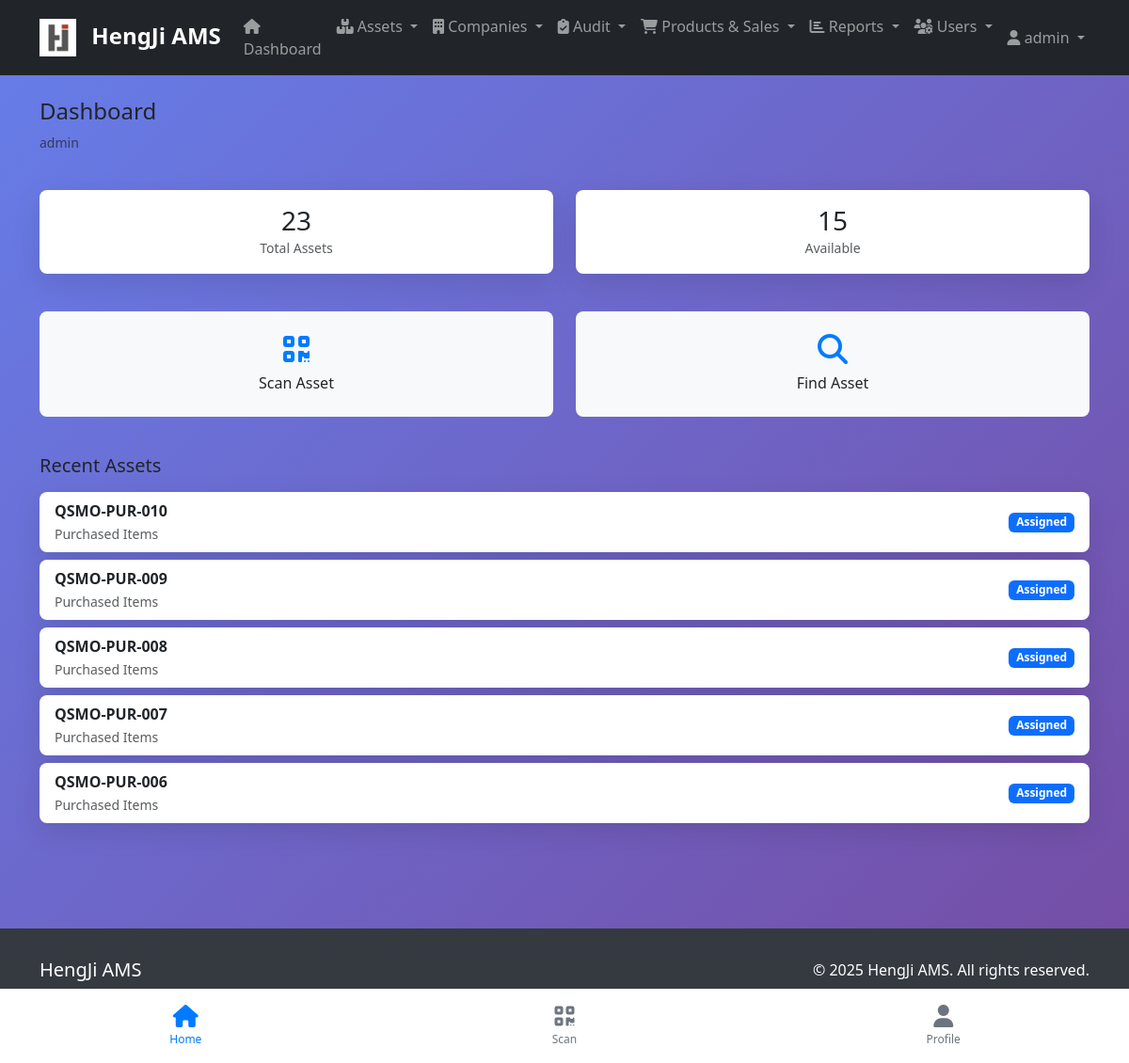
Page /en-us/m/ (signed in) on the earlier database version.
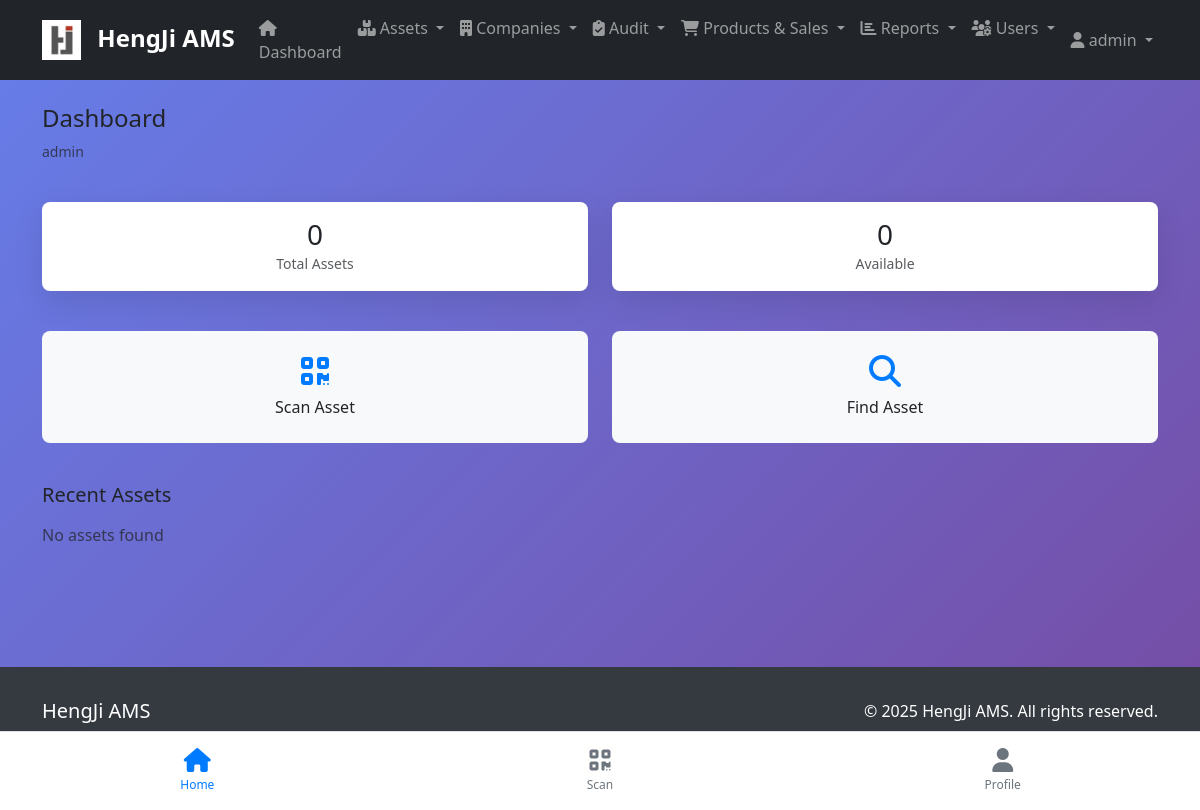
Same page on the later database version.
### assets/models.py (models this page shows, shortened)
class Asset(models.Model):
    class AssetStatus(models.TextChoices):
        AVAILABLE = 'available', _('Available')
        ASSIGNED = 'assigned', _('Assigned')
        IN_USE = 'in_use', _('In Use')
        MAINTENANCE = 'maintenance', _('Under Maintenance')
        REPAIR = 'repair', _('Under Repair')
        RETIRED = 'retired', _('Retired')
        DISPOSED = 'disposed', _('Disposed')
        LOST = 'lost', _('Lost')
        STOLEN = 'stolen', _('Stolen')
    class AssetCondition(models.TextChoices):
        EXCELLENT = 'excellent', _('Excellent')
        GOOD = 'good', _('Good')
        FAIR = 'fair', _('Fair')
        POOR = 'poor', _('Poor')
        DAMAGED = 'damaged', _('Damaged')
    id = models.UUIDField(primary_key=True, default=uuid.uuid4, editable=False)
    asset_number = models.CharField(
        max_length=100,
        unique=True,
        blank=True,  # Allow blank for auto-generation
        verbose_name=_('Asset Number'),
        help_text=_('Unique identifier for the asset (auto-generated if left blank)')
    )
    description = models.TextField(
        blank=True,
        verbose_name=_('Description')
    )
    category = models.ForeignKey(
        AssetCategory,
        on_delete=models.PROTECT,
        related_name='assets',
        verbose_name=_('Category')
    )
    brand = models.ForeignKey(
        AssetBrand,
        on_delete=models.PROTECT,
        related_name='assets',
        verbose_name=_('Brand')
    )
    model = models.ForeignKey(
        AssetModel,
        on_delete=models.SET_NULL,
        null=True,
        blank=True,
        related_name='assets',
        verbose_name=_('Model')
    )
    serial_number = models.CharField(
        max_length=255,
        blank=True,
        verbose_name=_('Serial Number')
    )
    barcode = models.CharField(
        max_length=255,
        blank=True,
        unique=True,
        verbose_name=_('Barcode'),
        help_text=_('Barcode for scanning')
    )
    company = models.ForeignKey(
        'companies.Company',
        on_delete=models.CASCADE,
        related_name='assets',
        verbose_name=_('Company')
    )
    division = models.ForeignKey(
        'companies.Division',
        on_delete=models.SET_NULL,
        null=True,
        blank=True,
        related_name='assets',
        verbose_name=_('Division')
    )
    assigned_to = models.ForeignKey(
        settings.AUTH_USER_MODEL,
        on_delete=models.SET_NULL,
        null=True,
        blank=True,
        related_name='assigned_assets',
        verbose_name=_('Assigned To'),
        help_text=_('User to whom this asset is assigned')
    )
    location = models.ForeignKey(
        'companies.Location',
        on_delete=models.SET_NULL,
        null=True,
        blank=True,
        related_name='assets',
        verbose_name=_('Location'),
        help_text=_('Physical location where the asset is located')
    )
    current_location = models.CharField(
        max_length=255,
        blank=True,
        verbose_name=_('Current Location (Legacy)'),
        help_text=_('Physical location of the asset - deprecated, use Location field')
    )
    status = models.CharField(
        max_length=20,
        choices=AssetStatus.choices,
        default=AssetStatus.AVAILABLE,
        verbose_name=_('Status')
    )
    condition = models.CharField(
        max_length=20,
        choices=AssetCondition.choices,
        default=AssetCondition.GOOD,
        verbose_name=_('Condition')
    )
    purchase_price = models.DecimalField(
        max_digits=12,
        decimal_places=2,
        null=True,
        blank=True,
        verbose_name=_('Purchase Price')
    )
    current_value = models.DecimalField(
        max_digits=12,
        decimal_places=2,
        null=True,
        blank=True,
        verbose_name=_('Current Value')
    )
    purchase_date = models.DateField(
        null=True,
        blank=True,
        verbose_name=_('Purchase Date')
    )
    source_quotation = models.ForeignKey(
        'quotations.Quotation',
        on_delete=models.SET_NULL,
        null=True,
        blank=True,
        related_name='purchased_assets',
        verbose_name=_('Source Quotation')
    )
    warranty_start_date = models.DateField(
        null=True,
        blank=True,
        verbose_name=_('Warranty Start Date')
    )
    warranty_end_date = models.DateField(
        null=True,
        blank=True,
        verbose_name=_('Warranty End Date')
    )
    warranty_provider = models.CharField(
        max_length=255,
        blank=True,
        verbose_name=_('Warranty Provider')
    )
    photo = models.ImageField(
        upload_to=asset_photo_upload_path,
        blank=True,
        null=True,
        verbose_name=_('Photo')
    )
    notes = models.TextField(
        blank=True,
        verbose_name=_('Notes')
    )
    created_by = models.ForeignKey(
        settings.AUTH_USER_MODEL,
        on_delete=models.SET_NULL,
        null=True,
        related_name='created_assets',
        verbose_name=_('Created By')
    )
    created_at = models.DateTimeField(auto_now_add=True, verbose_name=_('Created At'))
    updated_at = models.DateTimeField(auto_now=True, verbose_name=_('Updated At'))
    last_audit_date = models.DateTimeField(
        null=True,
        blank=True,
        verbose_name=_('Last Audit Date')
    )
    class Meta:
        verbose_name = _('Asset')
        verbose_name_plural = _('Assets')
        ordering = ['-created_at']
        indexes = [
            models.Index(fields=['asset_number']),
            models.Index(fields=['serial_number']),
            models.Index(fields=['barcode']),
            models.Index(fields=['status']),
            models.Index(fields=['company']),
        ]

class AssetCategory(models.Model):
    id = models.UUIDField(primary_key=True, default=uuid.uuid4, editable=False)
    name = models.CharField(
        max_length=255,
        verbose_name=_('Category Name')
    )
    code = models.CharField(
        max_length=50,
        unique=True,
        verbose_name=_('Category Code'),
        help_text=_('Unique code for the category (e.g., LAPTOP, PHONE)')
    )
    description = models.TextField(
        blank=True,
        verbose_name=_('Description')
    )
    parent = models.ForeignKey(
        'self',
        on_delete=models.CASCADE,
        null=True,
        blank=True,
        related_name='subcategories',
        verbose_name=_('Parent Category')
    )
    requires_serial_number = models.BooleanField(
        default=True,
        verbose_name=_('Requires Serial Number'),
        help_text=_('Whether assets in this category must have a serial number')
    )
    default_warranty_months = models.PositiveIntegerField(
        default=12,
        verbose_name=_('Default Warranty (Months)'),
        help_text=_('Default warranty period in months for this category')
    )
    depreciation_rate = models.DecimalField(
        max_digits=5,
        decimal_places=2,
        default=20.00,
        verbose_name=_('Depreciation Rate (%)'),
        help_text=_('Annual depreciation rate as percentage')
    )
    is_active = models.BooleanField(default=True, verbose_name=_('Active'))
    created_at = models.DateTimeField(auto_now_add=True, verbose_name=_('Created At'))
    updated_at = models.DateTimeField(auto_now=True, verbose_name=_('Updated At'))
    class Meta:
        verbose_name = _('Asset Category')
        verbose_name_plural = _('Asset Categories')
        ordering = ['name']

### mobile/views.py (the view)
# urls.py: path('', views.MobileDashboardView.as_view(), name='dashboard'),
class MobileDashboardView(LoginRequiredMixin, TemplateView):
    template_name = 'mobile/dashboard.html'
    def get_context_data(self, **kwargs):
        context = super().get_context_data(**kwargs)
        user = self.request.user
        accessible_assets = user.get_accessible_assets()
        context['total_assets'] = accessible_assets.count()
        context['available_assets'] = accessible_assets.filter(status='available').count()
        context['recent_assets'] = accessible_assets.order_by('-created_at')[:5]
        return context

### accounts/models.py (called while the page is built, shortened)
    def get_full_name_display(self):
        full_name = self.get_full_name()
        if full_name:
            return full_name
        return self.username

    def is_superadmin(self):
        return (self.is_superuser or
                self.admin_role == self.AdminRole.SUPERADMIN)

    def get_accessible_assets(self):
        if self.is_superadmin():
            from assets.models import Asset
            return Asset.objects.all()
        elif self.is_viewer_admin():
            from assets.models import Asset
            assets = Asset.objects.none()
            for location in self.managed_locations.all():
                assets = assets | Asset.objects.filter(location=location)
            return assets
        return []

    def can_manage_assets(self):
        return (self.is_superadmin() or
                self.is_it_administrator() or
                self.has_perm('assets.add_asset'))

    def can_manage_companies(self):
        return (self.is_superadmin() or
                self.has_perm('companies.add_company'))

### templates/mobile/dashboard.html (shortened to what this page needs)
{% extends "base/base.html" %}
{% load i18n %}
{% block content %}
<div class="container content-area">
    <div class="row mb-4">
        <div class="col-12">
            <h1 class="h4">{% trans "Dashboard" %}</h1>
            <p class="text-muted small">{{ user.get_full_name|default:user.username }}</p>
        </div>
    </div>
    <div class="row mb-4">
        <div class="col-6 mb-3">
            <div class="card text-center">
                <div class="card-body py-3">
                    <h3 class="mb-0">{{ total_assets|default:0 }}</h3>
                    <small class="text-muted">{% trans "Total Assets" %}</small>
                </div>
            </div>
        </div>
        <div class="col-6 mb-3">
            <div class="card text-center">
                <div class="card-body py-3">
                    <h3 class="mb-0">{{ available_assets|default:0 }}</h3>
                    <small class="text-muted">{% trans "Available" %}</small>
                </div>
            </div>
        </div>
    </div>
    <div class="row mb-4">
        <div class="col-6 mb-3">
            <a href="{% url 'mobile:scan' %}" class="quick-action">
                <i class="fas fa-qrcode"></i>
                <span>{% trans "Scan Asset" %}</span>
            </a>
        </div>
        <div class="col-6 mb-3">
            <a href="{% url 'reports:asset_inventory' %}" class="quick-action">
                <i class="fas fa-search"></i>
                <span>{% trans "Find Asset" %}</span>
            </a>
        </div>
    </div>
    <div class="row">
        <div class="col-12">
            <h5 class="mb-3">{% trans "Recent Assets" %}</h5>
            {% if recent_assets %}
                {% for asset in recent_assets %}
                <div class="card mb-2">
                    <div class="card-body py-2">
                        <div class="d-flex justify-content-between align-items-center">
                            <div>
                                <strong>{{ asset.asset_number }}</strong>
                                <br>
                                <small class="text-muted">{{ asset.category.name }}</small>
                            </div>
                            <span class="badge bg-{% if asset.status == 'available' %}success{% elif asset.status == 'assigned' %}primary{% else %}secondary{% endif %}">
                                {{ asset.get_status_display }}
                            </span>
                        </div>
                    </div>
                </div>
                {% endfor %}
            {% else %}
                <p class="text-muted">{% trans "No assets found" %}</p>
            {% endif %}
        </div>
    </div>
</div>
<nav class="mobile-nav">
    <div class="row text-center">
        <div class="col-4">
            <a href="{% url 'mobile:dashboard' %}" class="mobile-nav-item active">
                <i class="fas fa-home"></i>
                <span>{% trans "Home" %}</span>
            </a>
        </div>
        <div class="col-4">
            <a href="{% url 'mobile:scan' %}" class="mobile-nav-item">
                <i class="fas fa-qrcode"></i>
                <span>{% trans "Scan" %}</span>
            </a>
        </div>
        <div class="col-4">
            <a href="{% url 'accounts:profile' %}" class="mobile-nav-item">
                <i class="fas fa-user"></i>
                <span>{% trans "Profile" %}</span>
            </a>
        </div>
    </div>
</nav>
{% endblock %}

Differences in the rows shown:
removed Asset: asset_number "QSMO-PUR-010", category.name "Purchased Items", status "Assigned"
removed Asset: asset_number "QSMO-PUR-009", category.name "Purchased Items", status "Assigned"
removed Asset: asset_number "QSMO-PUR-008", category.name "Purchased Items", status "Assigned"
removed Asset: asset_number "QSMO-PUR-007", category.name "Purchased Items", status "Assigned"
removed Asset: asset_number "QSMO-PUR-006", category.name "Purchased Items", status "Assigned"
Other differences:
{{ total_assets|default:0 }}: "23" → "0"
{{ available_assets|default:0 }}: "15" → "0"
text now shown: "No assets found"
